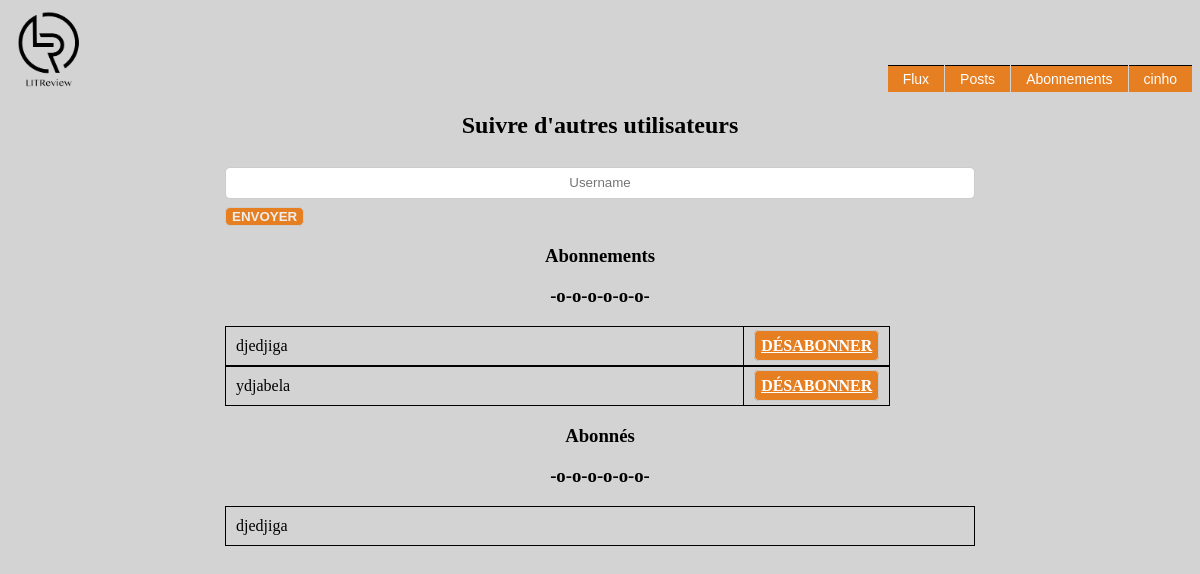
Page /abonnements/ (signed in) on the earlier database version.
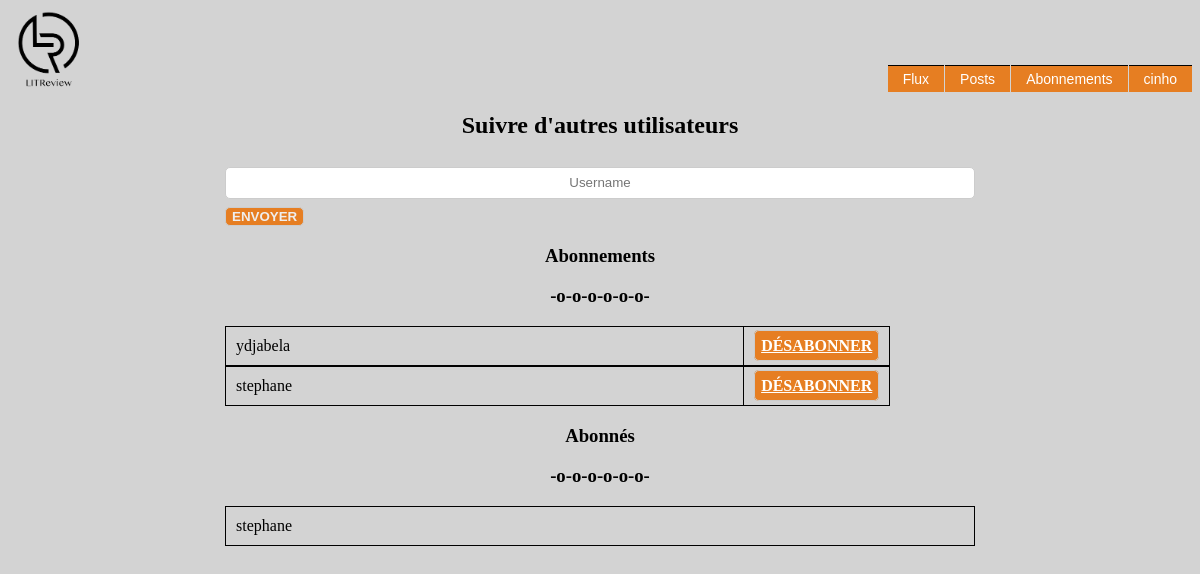
Same page on the later database version.
### blog/models.py (models this page shows)
class UserFollows(models.Model):
    user = models.ForeignKey(
        to=settings.AUTH_USER_MODEL,
        on_delete=models.CASCADE,
        related_name='folowing'
    )
    followed_user = models.ForeignKey(
        to=settings.AUTH_USER_MODEL,
        on_delete=models.CASCADE,
        related_name='followed_by'
    )
    class Meta:
        unique_together = ('user', 'followed_user', )

### blog/views.py (the view, shortened to what this page needs)
# urls.py: path('abonnements/', blog.views.abonnements, name='abonnements'),
@login_required
def abonnements(request):
    error = ""
    form = FollowForm()
    userfllows = UserFollows.objects.filter(user=request.user)
    followers = UserFollows.objects.filter(followed_user_id=request.user)
    context = {
        'userfllows': userfllows,
        "followers": followers,
        "form": form,
        "error": error
    }
    return render(request, 'blog/abonnements.html', context=context)

### blog/forms.py
class FollowForm(forms.Form):
    username = forms.CharField(label="", widget=TextInput({"placeholder": "Username", "class": "form-title"}))

### blog/templates/blog/abonnements.html (shortened to what this page needs)
{% extends 'blog/base.html' %}
{% block content %}
<div class="wrapper">
    <section class="login-container">
        <div>
            <h2 class="panel-title" >Suivre d'autres utilisateurs</h2>
            <form class="search_bar" method="POST">
                {{form}}
                <button type="submit" value="Suivre">Envoyer</button>
            </form>
            <h3 class="panel-title">Abonnements</h3>
            <h3 class="panel-title">-o-o-o-o-o-o-</h3>
                {% for userfllow in userfllows %}
                    <table>
                        <tr>
                            <td class="userflowers_col">{{ userfllow.followed_user }}</td>
                            <td><a type="submit" class="default-button" href="{% url 'desabonnement' userfllow.followed_user %}">Désabonner</a></td>
                        </tr>
                    </table>
                {% endfor %}
            <h3 class="panel-title">Abonnés</h3>
            <h3 class="panel-title">-o-o-o-o-o-o-</h3>
            <table>
                {% for follower in followers %}
                    <tr>
                        <td class="flowers_col">{{ follower.user }}</td>
                    </tr>
                {% endfor %}
            </table>
        </div>
    </section>
</div>
{% endblock content %}

Differences in the rows shown:
removed UserFollows: followed_user "djedjiga", shown under "-o-o-o-o-o-o-"
removed UserFollows: user "djedjiga", shown under "-o-o-o-o-o-o-"
added UserFollows: followed_user "stephane", shown under "-o-o-o-o-o-o-"
added UserFollows: user "stephane", shown under "-o-o-o-o-o-o-"
